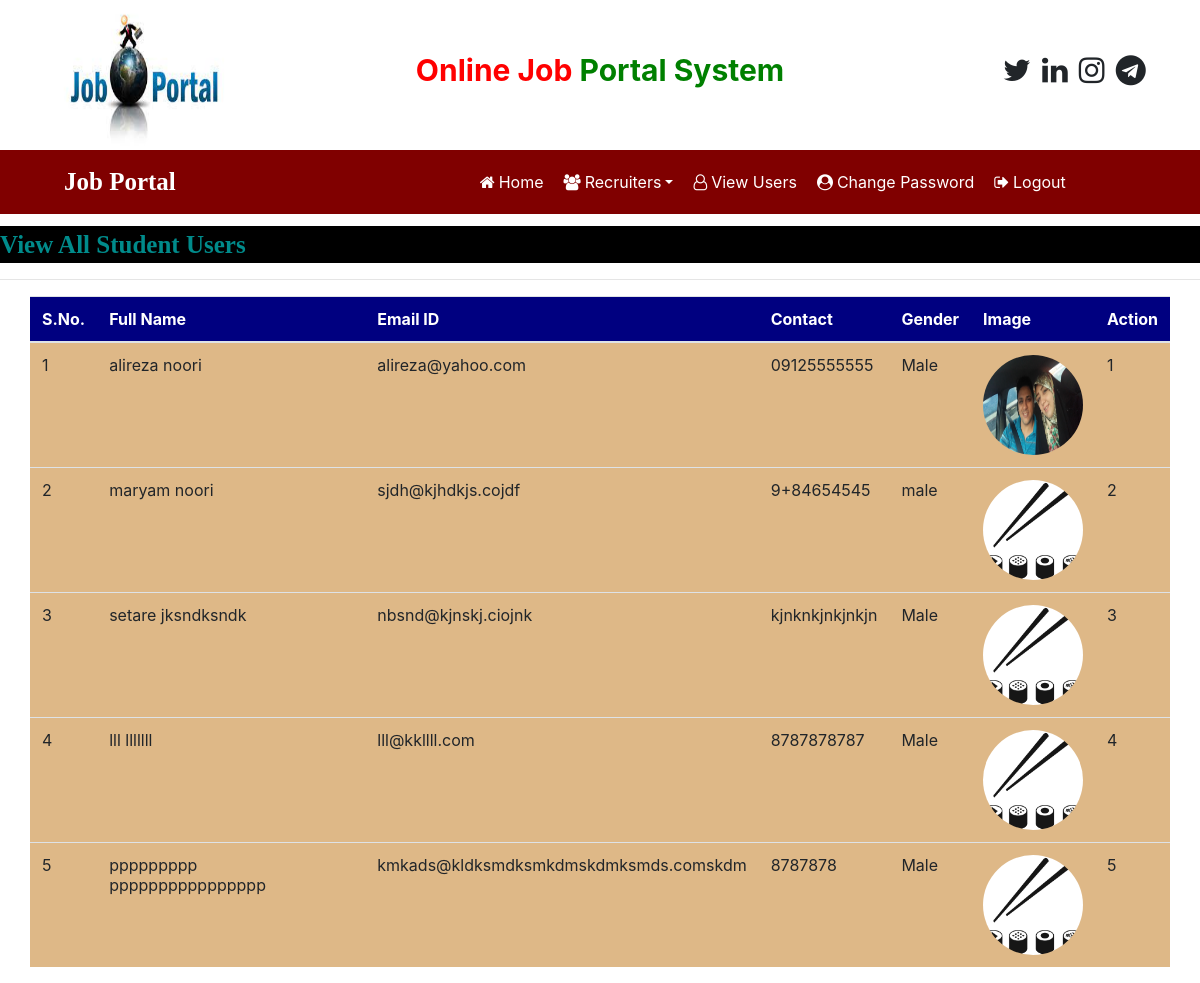
Before: /view_users (signed in) with the older database file.
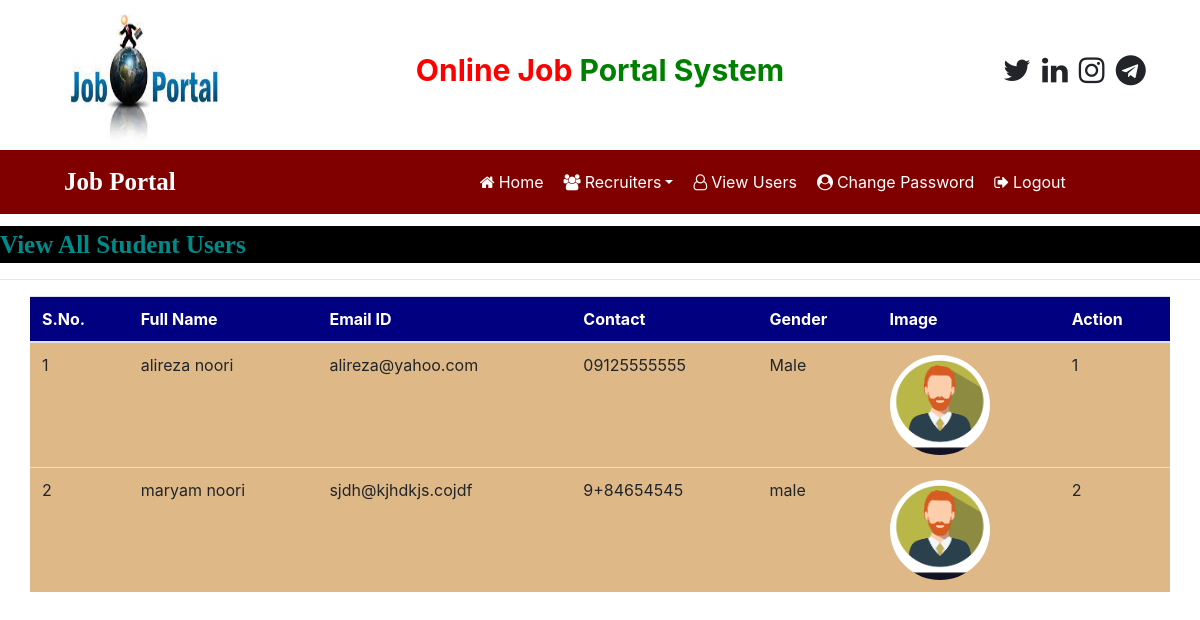
After: the same page with the newer database file.
### job/models.py (models this page shows, shortened)
class StudentUser(models.Model):
    user = models.ForeignKey(User, on_delete=models.CASCADE)
    mobile = models.CharField(max_length=15, null=True)
    image = models.FileField(null=True)
    gender = models.CharField(max_length=10, null=True)
    type = models.CharField(max_length=15, null=True)

### job/views.py (the view)
# urls.py: path('view_users', view_users, name='view_users'),
def view_users(request):
    if not request.user.is_authenticated:
        return redirect('job:admin_login')
    data = StudentUser.objects.all()
    d = {'data':data}
    return render(request, 'job/view_users.html',d)

### job/templates/job/view_users.html
{% load static %}
{% block body %}
{% include 'job/admin_navigation.html' %}
<marquee behavior="" direction="" style="font-family: cursive; font-size: 25px; color: darkcyan;background-color: black; font-weight: bold; margin-top: 1%;">
    View All Student Users
</marquee>
<hr>
<table class="table table-hover container">
    <thead>
        <tr style="background-color: #000080; color: white;">
            <th>S.No.</th>
            <th>Full Name</th>
            <th>Email ID</th>
            <th>Contact</th>
            <th>Gender</th>
            <th>Image</th>
            <th>Action</th>
        </tr>
    </thead>
    <tbody>
        {% for i in data %}
            <tr style="background-color: #DEB887;">
                <td>{{forloop.counter}}</td>
                <td>{{i.user.first_name}} {{i.user.last_name}}</td>
                <td>{{i.user.username}}</td>
                <td>{{i.mobile}}</td>
                <td>{{i.gender}}</td>
                <td><img src="{{i.image.url}}" alt="" style="width: 100px; height: 100px;border-radius: 50%;"></td>
                <td>{{forloop.counter}}</td>
            </tr>
        {% endfor %}
    </tbody>
</table>
{% endblock body %}

### job/templates/job/admin_navigation.html (shortened to what this page needs)
<html>
    <head>
        {% load static %}
        <link rel="stylesheet" href="https://maxcdn.bootstrapcdn.com/bootstrap/4.5.2/css/bootstrap.min.css">
        <link rel="stylesheet" href="https://cdnjs.cloudflare.com/ajax/libs/font-awesome/4.7.0/css/font-awesome.min.css">
        <link rel="stylesheet" href="https://cdn.datatables.net/1.11.3/css/jquery.dataTables.min.css">
        <link rel="stylesheet" href="https://cdn.datatables.net/buttons/2.1.0/css/buttons.dataTables.min.css">
    </head>
    <body>
        <div class="container">
            <div class="row">
                <div class="col-sm-3">
                    <img src="{% static 'job/images/download.jpeg' %}" width="180px;" height="150px;">
                </div>
                <div class="col-sm-6 mt-5 text-center">
                    <span style="font-weight: bold; font-size: 30px;">
                        <span style="color:red;">Online Job</span>
                        <span style="color:green;">Portal System</span>
                    </span>
                </div>
                <div class="col-sm-3 mt-5" style="padding-left: 10%;">
                    <span style="font-weight: bold; font-size: 30px;">
                        <span><i class="fa fa-twitter pl-1"></i></span>
                        <span><i class="fa fa-linkedin pl-1"></i></span>
                        <span><i class="fa fa-instagram pl-1"></i></span>
                        <span><i class="fa fa-telegram pl-1"></i></span>
                    </span>
                </div>
            </div>
        </div>
        <nav class="navbar navbar-expand-sm" style="background-color: maroon;">
            <a href="" class="navbar-brand text-white pl-5 font-weight-bold" style="font-family: cursive; font-size: 25px;">Job Portal</a>
            <ul class="navbar-nav">
                <li class="nav-item">
                    <a href="{% url 'job:admin_home' %}" class="nav-link" style="margin-left: 280px;;"><i class="fa fa-home mr-1"></i>Home</a>
                </li>
                <li class="nav-item dropdown">
                    <a href="#" class="nav-link dropdown-toggle" data-toggle="dropdown"><i class="fa fa-users mr-1"></i>Recruiters</a>
                </li>
                <li class="nav-item">
                    <a href="{% url 'job:view_users' %}" class="nav-link"><i class="fa fa-user-o mr-1"></i>View Users</a>
                </li>
                <li class="nav-item">
                    <a href="#" class="nav-link"><i class="fa fa-user-circle mr-1"></i>Change Password</a>
                </li>
                <li class="nav-item">
                    <a href="{% url 'job:Logout' %}" class="nav-link"><i class="fa fa-sign-out mr-1"></i>Logout</a>
                </li>
            </ul>
        </nav>
    </body>
</html>

### job/templates/job/admin_navigation.html (style rules this page uses)
.nav-link { color: white !important; margin-right: 4px; }

Changed rows visible on the page:
removed StudentUser: user.first_name "setare", user.last_name "jksndksndk", user.username "nbsnd@kjnskj.ciojnk", mobile "kjnknkjnkjnkjn", gender "Male", image (picture)
removed StudentUser: user.first_name "lll", user.last_name "lllllll", user.username "lll@kkllll.com", mobile "8787878787", gender "Male", image (picture)
removed StudentUser: user.first_name "ppppppppp", user.last_name "pppppppppppppppp", user.username "kmkads@kldksmdksmkdmskdmksmds.comskdm", mobile "8787878", gender "Male", image (picture)
changed StudentUser "Male": image: a different picture
changed StudentUser "male": image: a different picture
